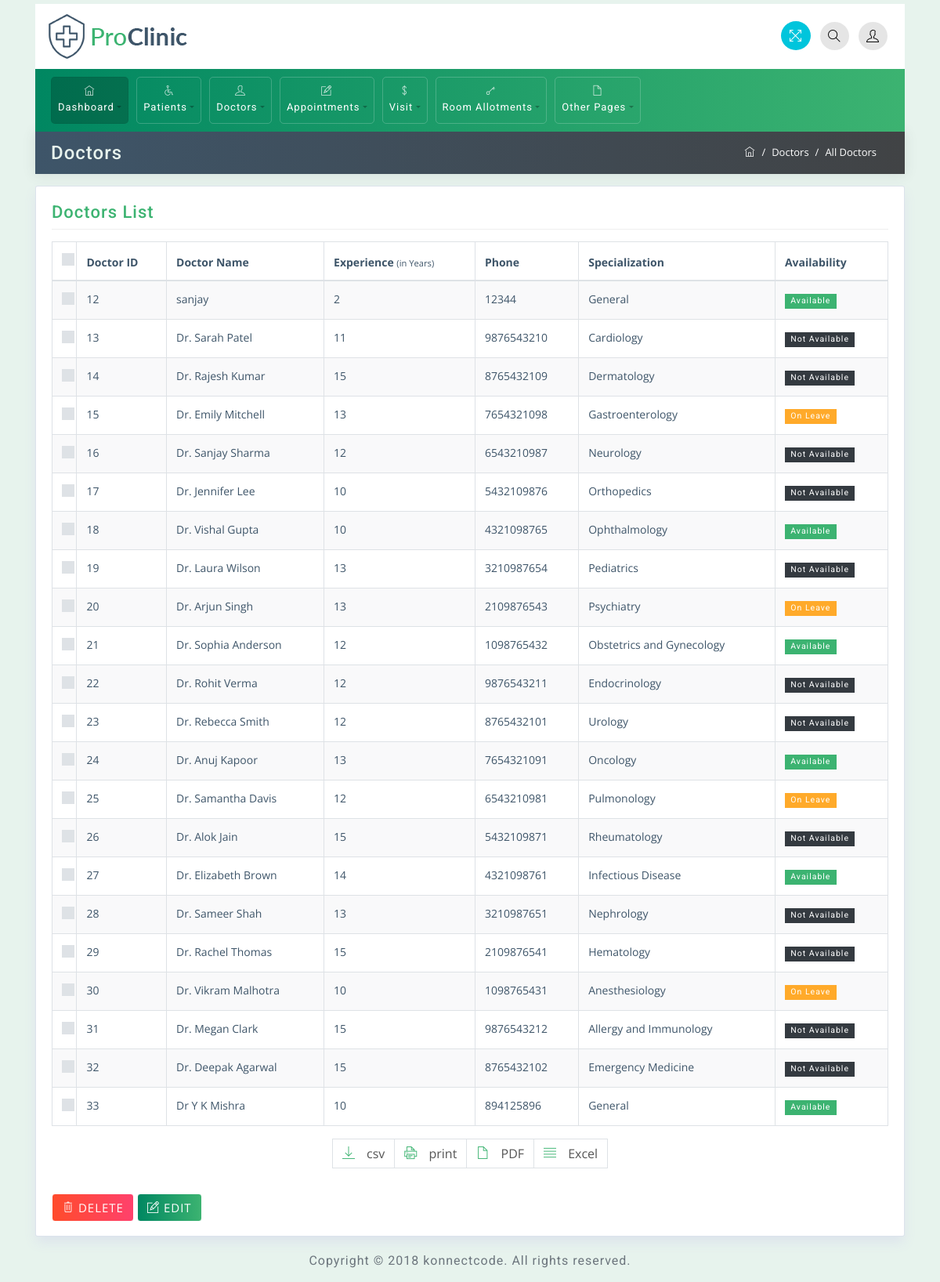
Screenshot of /doctor/details with the database file from the repository.
### hospital/models.py (models this page shows, shortened)
class Doctor(models.Model):
        STATUS = (('Available', 'Available'), ( 'Not Available' ,  'Not Available' ), ('On Leave', 'On Leave'))
        doctor_name = models.CharField(max_length=255)
        date_of_birth = models.CharField(max_length=255)
        specialization = models.ForeignKey(specialization, on_delete=models.CASCADE)
        experience = models.IntegerField()
        age = models.IntegerField()
        phone_nnumber = models.IntegerField()
        email =models.EmailField()
        gender = models.CharField(max_length=255)
        about_doctor = models.TextField()
        address = models.TextField()
        image = models.ImageField(upload_to='doctor_image')
        resume = models.FileField(upload_to='doctor_resume')
        status = models.CharField(max_length=50, choices=STATUS, default='Available')
        consultation_fee = models.IntegerField(default=1500)

class specialization(models.Model):
    name = models.CharField(max_length=255, null=False)

### hospital/views.py (the view)
# urls.py: path('doctor/details', views.doctor_detail, name='doctor_detail'),
def doctor_detail(request):
    doctors = Doctor.objects.all()
    context = {
        'doctors' : doctors
    }
    return render(request, 'doctor/doctor_details.html', context)

### templates/doctor/doctor_details.html (shortened to what this page needs)
{% extends "base.html" %}
{% block content %}
<div class="container mt-0">
    <div class="row breadcrumb-bar">
        <div class="col-md-6">
            <h3 class="block-title">Doctors</h3>
        </div>
        <div class="col-md-6">
            <ol class="breadcrumb">
                <li class="breadcrumb-item">
                    <a href="index.html">
                        <span class="ti-home"></span>
                    </a>
                </li>
                <li class="breadcrumb-item">Doctors</li>
                <li class="breadcrumb-item active">All Doctors</li>
            </ol>
        </div>
    </div>
</div>
<div class="container">
<div class="row">
    <div class="col-md-12">
        <div class="widget-area-2 proclinic-box-shadow">
            <h3 class="widget-title">Doctors List</h3>
            <div class="table-responsive mb-3">
                <table id="tableId" class="table table-bordered table-striped">
                    <thead>
                        <tr>
                            <th class="no-sort">
                                <div class="custom-control custom-checkbox">
                                </div>
                            </th>
                            <th>Doctor ID</th>
                            <th>Doctor Name</th>
                            <th>Experience <small>(in Years)</small></th>
                            <th>Phone</th>
                            <th>Specialization</th>
                            <th>Availability</th>
                        </tr>
                    </thead>
                    <tbody>
                        {% for k in doctors %}
                        <tr>
                            <td>
                                <div class="custom-control custom-checkbox">
                                </div>
                            </td>
                            <td>{{k.id}}</td>
                            <td><a href="{% url 'about_doctor' k.id %}">{{k.doctor_name}}</a></td>
                            <td>{{k.experience}}</td>
                            <td>{{k.phone_nnumber}}</td>
                            <td>{{k.specialization.name}}</td>
                            <td>
                                {% if k.status == 'Available' %}
                                <span class="badge badge-success">{{k.status}}</span>
                                {% elif k.status == 'Not Available' %}
                                <span class="badge badge-dark">{{k.status}}</span>
                                {% elif k.status == 'On Leave' %}
                                <span class="badge badge-warning">{{k.status}}</span>
                                {% endif %}
                            </td>
                        </tr>
                        {% endfor %}
                    </tbody>
                </table>
                <nav aria-label="Page navigation example">
                    <ul class="pagination justify-content-center export-pagination">
                        <li class="page-item">
                            <a class="page-link" href="#"><span class="ti-download"></span> csv</a>
                        </li>
                        <li class="page-item">
                            <a class="page-link" href="#"><span class="ti-printer"></span>  print</a>
                        </li>
                        <li class="page-item">
                            <a class="page-link" href="#"><span class="ti-file"></span> PDF</a>
                        </li>
                        <li class="page-item">
                            <a class="page-link" href="#"><span class="ti-align-justify"></span> Excel</a>
                        </li>
                    </ul>
                </nav>
                <button type="button" class="btn btn-danger mt-3 mb-0"><span class="ti-trash"></span> DELETE</button>
                <button type="button" class="btn btn-primary mt-3 mb-0"><span class="ti-pencil-alt"></span> EDIT</button>
            </div>
        </div>
    </div>
</div>
</div>
{% endblock content %}

### static/css/styles.css (style rules this page uses)
body { font-family: 'Open Sans', sans-serif; background-color: #E7F3ED; color: #3e5569; }
h1, h2, h3, h4, h5, h6, span, .menu-nav { font-family: 'Roboto', sans-serif; letter-spacing: 1px; }
a, a:hover, a:focus { color: inherit; text-decoration: none; transition: all 0.3s; }
.breadcrumb { border-radius: 0; margin-bottom: 0; float: right; border-radius: 20px; background-color: transparent; }
.breadcrumb-bar { background: #3e5569; background: -webkit-linear-gradient(to left, #414345, #3e5569); background: linear-gradient(to left, #414345, #3e5569); margin-left: 0px !important; margin-right: 0px !important; padding: 5px 20px; -webkit-box-shadow: 0px 1px 15px 1px rgba(69,65,78,0.1); box-shadow: 0px 1px 15px 1px rgba(69,65,78,0.1); color: #fff; border: 0px solid; }
.breadcrumb-item { color: #ffffff; font-size: 13px; }
.breadcrumb-item.active { color: #ffffff; font-size: 13px; }
.breadcrumb-item+.breadcrumb-item::before { color: #ffffff; }
.breadcrumb-bar div[class*="col-"] { padding-right: 0px; padding-left: 0px; }
.badge { padding: .4em .7em; border-radius: 0; font-weight: 400; }
.table td, .table th { padding: .75rem; }
.proclinic-box-shadow { border-radius: 0; border: 0; -webkit-box-shadow: 0 0 0 1px #dce3ec, 0 8px 16px 0 #dce3ec; box-shadow: 0 0 0 1px #dce3ec, 0 8px 16px 0 #dce3ec; background: #fff; margin-top: 20px; }
div[class*="col-"] { padding-right: 6px; padding-left: 6px; }
.badge-success, .bg-success { background-color: #3CB371 !important; }
.badge-warning, .bg-warning { color: #fff; background-color: #FFAA2A !important; }
.table-striped tbody tr:nth-of-type(odd) { background-color: rgba(61,79,90,.03); }
.table .custom-control.custom-checkbox { padding-left: 0; }
table.table tbody td, table.table thead th { font-size: 14px; }
.pagination .page-link [class^="ti-"], .pagination .page-link [class*=" ti-"] { margin-right: 10px; }
.export-pagination.pagination .page-link { color: #555555; }
h3.block-title { background: transparent; margin: 4px auto; color: #E7F3ED; }
.widget-area-2 { background: #fff; margin-top: 1rem; padding: 20px; padding-bottom: 2px; border-radius: 2px; }
.widget-title { font-size: 22px; padding-bottom: .5rem; margin-bottom: 15px; border-bottom: 1px solid #eeeeee; }
.btn { margin-bottom: 5px; font-size: 15px; letter-spacing: 1px; }
.btn-danger { background: #FF416C; background: -webkit-linear-gradient(to right, #FF4B2B, #FF416C); background: linear-gradient(to right, #FF4B2B, #FF416C); border-color: #fff; }
.pagination .page-item:first-child .page-link, .pagination .page-item:last-child .page-link { border-radius: 0px; }
.block-title { -ms-flex: 1 1 auto; flex: 1 1 auto; min-height: 1.75rem; font-size: 1.5rem; line-height: 1.5; }

### static/css/green.css (style rules this page uses)
.pagination .page-link { color: #3CB371; }
.btn-primary { background: #3CB371; background: -webkit-linear-gradient(to right, #008761, #3CB371); background: linear-gradient(to right, #008761, #3CB371); border-color: #ffffff; }
.widget-title { color: #3CB371; }
.pagination .page-link [class^="ti-"], [class*=" ti-"] { color: #3CB371; }

### static/css/responsive.css (style rules this page uses)
@media (min-width: 992px) { .row { margin-right: -5px; margin-left: -5px; } }

### rows the page displays
Doctor: id "12", doctor_name "sanjay", experience "2", phone_nnumber "12344", specialization.name "General", status "Available"
Doctor: id "13", doctor_name "Dr. Sarah Patel", experience "11", phone_nnumber "9876543210", specialization.name "Cardiology", status "Not Available"
Doctor: id "14", doctor_name "Dr. Rajesh Kumar", experience "15", phone_nnumber "8765432109", specialization.name "Dermatology", status "Not Available"
Doctor: id "15", doctor_name "Dr. Emily Mitchell", experience "13", phone_nnumber "7654321098", specialization.name "Gastroenterology", status "On Leave"
Doctor: id "16", doctor_name "Dr. Sanjay Sharma", experience "12", phone_nnumber "6543210987", specialization.name "Neurology", status "Not Available"
Doctor: id "17", doctor_name "Dr. Jennifer Lee", experience "10", phone_nnumber "5432109876", specialization.name "Orthopedics", status "Not Available"
Doctor: id "18", doctor_name "Dr. Vishal Gupta", experience "10", phone_nnumber "4321098765", specialization.name "Ophthalmology", status "Available"
Doctor: id "19", doctor_name "Dr. Laura Wilson", experience "13", phone_nnumber "3210987654", specialization.name "Pediatrics", status "Not Available"
Doctor: id "20", doctor_name "Dr. Arjun Singh", experience "13", phone_nnumber "2109876543", specialization.name "Psychiatry", status "On Leave"
Doctor: id "21", doctor_name "Dr. Sophia Anderson", experience "12", phone_nnumber "1098765432", specialization.name "Obstetrics and Gynecology", status "Available"
Doctor: id "22", doctor_name "Dr. Rohit Verma", experience "12", phone_nnumber "9876543211", specialization.name "Endocrinology", status "Not Available"
Doctor: id "23", doctor_name "Dr. Rebecca Smith", experience "12", phone_nnumber "8765432101", specialization.name "Urology", status "Not Available"
Doctor: id "24", doctor_name "Dr. Anuj Kapoor", experience "13", phone_nnumber "7654321091", specialization.name "Oncology", status "Available"
Doctor: id "25", doctor_name "Dr. Samantha Davis", experience "12", phone_nnumber "6543210981", specialization.name "Pulmonology", status "On Leave"
Doctor: id "26", doctor_name "Dr. Alok Jain", experience "15", phone_nnumber "5432109871", specialization.name "Rheumatology", status "Not Available"
Doctor: id "27", doctor_name "Dr. Elizabeth Brown", experience "14", phone_nnumber "4321098761", specialization.name "Infectious Disease", status "Available"
Doctor: id "28", doctor_name "Dr. Sameer Shah", experience "13", phone_nnumber "3210987651", specialization.name "Nephrology", status "Not Available"
Doctor: id "29", doctor_name "Dr. Rachel Thomas", experience "15", phone_nnumber "2109876541", specialization.name "Hematology", status "Not Available"
Doctor: id "30", doctor_name "Dr. Vikram Malhotra", experience "10", phone_nnumber "1098765431", specialization.name "Anesthesiology", status "On Leave"
Doctor: id "31", doctor_name "Dr. Megan Clark", experience "15", phone_nnumber "9876543212", specialization.name "Allergy and Immunology", status "Not Available"
Doctor: id "32", doctor_name "Dr. Deepak Agarwal", experience "15", phone_nnumber "8765432102", specialization.name "Emergency Medicine", status "Not Available"
Doctor: id "33", doctor_name "Dr Y K Mishra", experience "10", phone_nnumber "894125896", specialization.name "General", status "Available"
